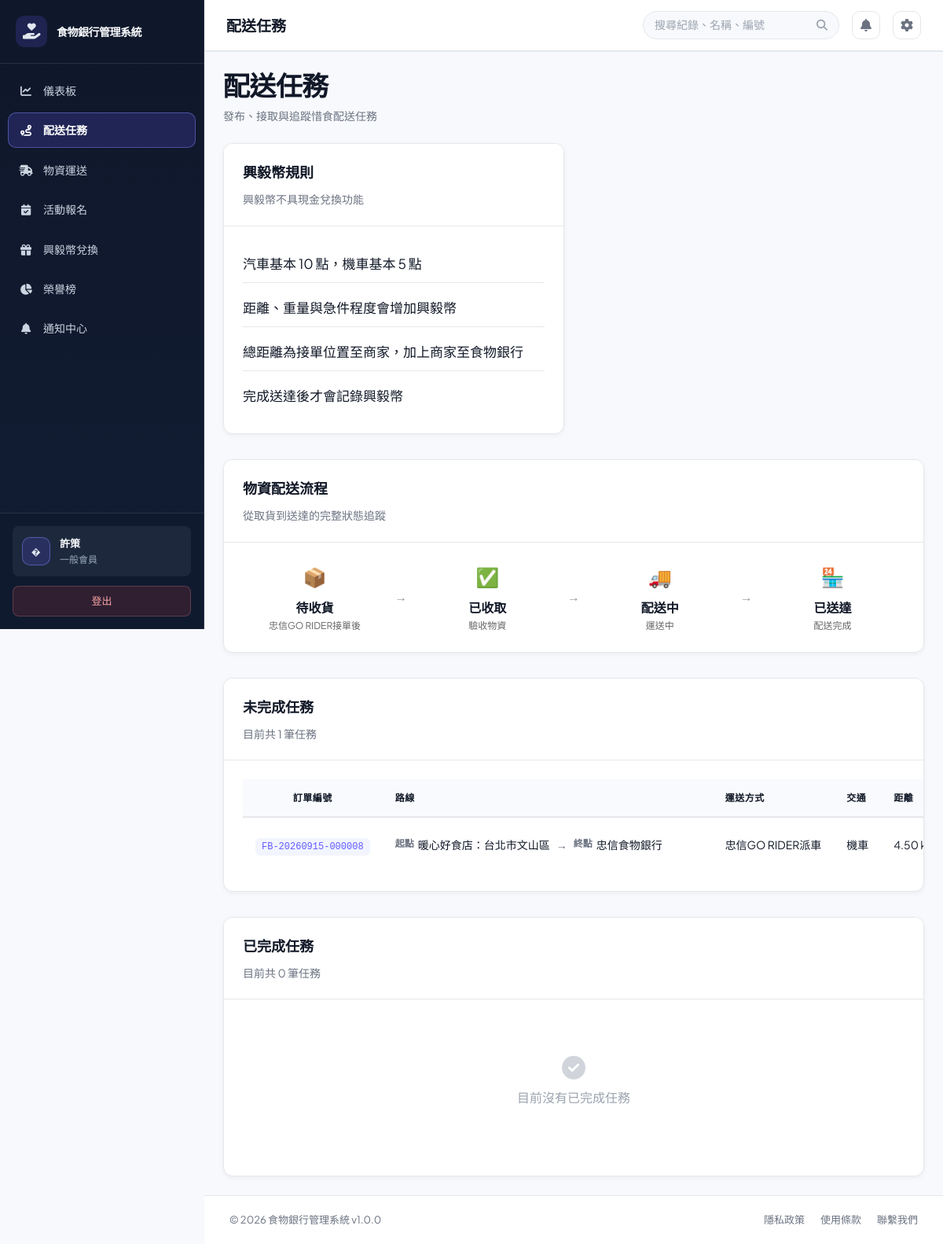
The page /?page=deliveries (signed in) on the database its author committed.
### tables this page shows
CREATE TABLE `users` (
  `user_id` int(11) NOT NULL,
  `username` varchar(50) NOT NULL,
  `password` varchar(255) NOT NULL,
  `email` varchar(100) NOT NULL,
  `full_name` varchar(100) NOT NULL,
  `phone` varchar(20) DEFAULT NULL,
  `role` enum('foodbank_staff','member') NOT NULL DEFAULT 'foodbank_staff',
  `member_type` enum('general','enterprise') NOT NULL DEFAULT 'general',
  `department` varchar(50) DEFAULT NULL,
  `status` enum('active','inactive','suspended') DEFAULT 'active',
  `created_at` timestamp NULL DEFAULT current_timestamp(),
  `updated_at` timestamp NULL DEFAULT current_timestamp() ON UPDATE current_timestamp(),
  `created_by` int(11) DEFAULT NULL,
  `phone_verified` tinyint(1) NOT NULL DEFAULT 0,
  `is_enterprise_verified` tinyint(1) DEFAULT 0,
  `enterprise_name` varchar(150) DEFAULT NULL,
  `enterprise_verified_at` datetime DEFAULT NULL
);

CREATE TABLE `deliveries` (
  `delivery_id` int(11) NOT NULL,
  `donation_id` int(11) DEFAULT NULL,
  `delivery_method` enum('food_bank','volunteer') NOT NULL DEFAULT 'volunteer',
  `created_by` int(11) DEFAULT NULL,
  `volunteer_id` int(11) DEFAULT NULL,
  `vehicle_type` enum('car','motorcycle') NOT NULL,
  `total_distance_km` decimal(8,2) NOT NULL DEFAULT 0.00,
  `weight_kg` decimal(8,2) NOT NULL DEFAULT 0.00,
  `seal_code` varchar(50) DEFAULT NULL,
  `urgency` enum('normal','priority','urgent') NOT NULL DEFAULT 'normal',
  `points` int(11) NOT NULL DEFAULT 0,
  `pickup_address` varchar(255) NOT NULL,
  `delivery_address` varchar(255) NOT NULL,
  `status` enum('open','claimed','picked_up','delivered','exception','cancelled') NOT NULL DEFAULT 'open',
  `exception_notes` text DEFAULT NULL,
  `exception_response` text DEFAULT NULL,
  `exception_resolved_at` datetime DEFAULT NULL,
  `exception_resolved_by` int(11) DEFAULT NULL,
  `delivered_at` datetime DEFAULT NULL,
  `created_at` timestamp NULL DEFAULT current_timestamp(),
  `updated_at` timestamp NULL DEFAULT current_timestamp() ON UPDATE current_timestamp(),
  `pickup_confirmed_at` datetime DEFAULT NULL,
  `seal_intact` tinyint(1) DEFAULT NULL,
  `item_count_confirmed` tinyint(1) DEFAULT NULL,
  `item_category` varchar(50) DEFAULT NULL,
  `item_description` text DEFAULT NULL,
  `received_location` varchar(100) DEFAULT NULL
);

CREATE TABLE `donations` (
  `donation_id` int(11) NOT NULL,
  `order_number` varchar(30) DEFAULT NULL,
  `donor_id` int(11) DEFAULT NULL,
  `donor_name` varchar(100) NOT NULL,
  `donation_type` enum('food','supplies','money','other') NOT NULL,
  `quantity` decimal(10,2) DEFAULT NULL,
  `unit` varchar(20) DEFAULT NULL,
  `donation_date` datetime NOT NULL,
  `received_by` int(11) DEFAULT NULL,
  `status` enum('received','pending','assessed','approved','rejected','published','archived') DEFAULT 'pending',
  `evaluation_status` enum('pending','approved_volunteer','approved_self_delivery','published','rejected') DEFAULT 'pending',
  `delivery_method` enum('volunteer_assist','self_delivery') DEFAULT 'volunteer_assist',
  `approval_notes` text DEFAULT NULL,
  `approved_at` datetime DEFAULT NULL,
  `approved_by` int(11) DEFAULT NULL,
  `rejection_reason` text DEFAULT NULL,
  `rejected_at` datetime DEFAULT NULL,
  `published_at` datetime DEFAULT NULL,
  `current_status` enum('waiting_pickup','volunteer_received','in_transit','at_foodbank','inspection_complete') DEFAULT 'waiting_pickup',
  `status_updated_at` datetime DEFAULT NULL,
  `split_count` int(11) DEFAULT 1,
  `notes` text DEFAULT NULL,
  `created_at` timestamp NULL DEFAULT current_timestamp(),
  `updated_at` timestamp NULL DEFAULT current_timestamp() ON UPDATE current_timestamp(),
  `item_name` varchar(100) DEFAULT NULL,
  `weight_kg` decimal(10,2) DEFAULT NULL,
  `size_description` varchar(100) DEFAULT NULL,
  `expiry_date` date DEFAULT NULL,
  `pickup_deadline` datetime DEFAULT NULL,
  `delivery_option` enum('food_bank_pickup','volunteer_delivery') NOT NULL DEFAULT 'volunteer_delivery',
  `vehicle_type` enum('car','motorcycle','none') DEFAULT 'none',
  `photo_path` varchar(255) DEFAULT NULL,
  `evaluation_notes` text DEFAULT NULL,
  `seal_code` varchar(30) DEFAULT NULL,
  `need_inspection` tinyint(1) DEFAULT 1,
  `inspection_notes` text DEFAULT NULL,
  `donor_address` varchar(255) DEFAULT NULL,
  `reward_options` text DEFAULT NULL
);

### public/index.php (the view, shortened to what the rows shown need)
<?php
require_once BASE_PATH . '/config/database.php';
$connection = $db->getConnection();
$demoPasswordHashes = [
    'manager' => '866485796cfa8d7c0cf7111640205b83076433547577511d81f8030ae99ecea5',
    'staff' => '10176e7b7b24d317acfcf8d2064cfd2f24e154f7b5a96603077d5ef813d6a6b6',
];
foreach ($demoPasswordHashes as $demoUsername => $demoPasswordHash) {
    $demoUsernameEscaped = $connection->real_escape_string($demoUsername);
    $connection->query(
        "UPDATE users SET password = '{$demoPasswordHash}' WHERE username = '{$demoUsernameEscaped}' AND CHAR_LENGTH(password) <> 60 AND CHAR_LENGTH(password) <> 64"
    );
}
$connection->query(
    "UPDATE users SET full_name = CASE username
        WHEN 'official' THEN '食物銀行官方人員'
        WHEN 'manager' THEN '忠信食物銀行'
        WHEN 'staff' THEN '食物銀行官方人員'
        WHEN 'volunteer' THEN '忠信GO RIDER'
        WHEN 'donor' THEN '捐贈剩食店家'
        ELSE full_name
    END
    WHERE username IN ('official', 'manager', 'staff', 'volunteer', 'donor')
      AND (full_name LIKE '%?%' OR full_name = '')"
);
if (!empty($_SESSION['user']['username'])) {
    $sessionUsername = $connection->real_escape_string($_SESSION['user']['username']);
    $sessionUserResult = $connection->query("SELECT user_id, username, full_name, role, member_type, enterprise_name, status, email, phone, phone_verified FROM users WHERE username = '{$sessionUsername}' LIMIT 1");
}
$currentUser = $_SESSION['user'];
$role = $currentUser['role'];
$memberType = $currentUser['member_type'] ?? null;
$roleLabels = [
    'foodbank_staff' => '忠信食物銀行',
    'member' => $memberType === 'enterprise' ? '企業會員' : ($memberType === 'general' ? '一般會員' : '會員'),
];
$rolePages = [
    'foodbank_staff' => ['dashboard', 'order_tracking', 'donation_materials_review', 'deliveries', 'activities', 'item_categories', 'rewards', 'settings', 'users', 'volunteer_management', 'carbon_report', 'reports', 'notifications', 'certificate', 'activity_certificate'],
    'member' => $memberType === 'enterprise'
        ? ['dashboard', 'order_tracking', 'activities', 'rewards', 'notifications', 'donation_materials', 'certificate', 'activity_certificate']
        : ($memberType === 'general'
            ? ['dashboard', 'deliveries', 'material_transport', 'activities', 'rewards', 'reports', 'notifications', 'certificate', 'activity_certificate']
            : ['dashboard']),
];
$page = isset($_GET['page']) ? trim($_GET['page']) : 'dashboard';
$page = basename($page);
$menu_items = [
    'dashboard' => ['label' => '儀表板', 'icon' => 'fa-solid fa-chart-line'],
    'order_tracking' => ['label' => '訂單追蹤', 'icon' => 'fa-solid fa-list-check'],
    'deliveries' => ['label' => '配送任務', 'icon' => 'fa-solid fa-route'],
    'material_transport' => ['label' => '物資運送', 'icon' => 'fa-solid fa-truck-fast'],
    'activities' => ['label' => $role === 'member' ? '活動報名' : '活動發布', 'icon' => 'fa-solid fa-calendar-check'],
    'item_categories' => ['label' => '物資分類', 'icon' => 'fa-solid fa-layer-group'],
    'rewards' => ['label' => '興毅幣兌換', 'icon' => 'fa-solid fa-gift'],
    'carbon_report' => ['label' => '永續報表', 'icon' => 'fa-solid fa-leaf'],
    'reports' => ['label' => '數據分析', 'icon' => 'fa-solid fa-chart-pie'],
    'notifications' => ['label' => '通知中心', 'icon' => 'fa-solid fa-bell'],
    'donation_materials' => ['label' => '物資捐贈', 'icon' => 'fa-solid fa-box-open'],
    'donation_materials_review' => ['label' => '物資捐贈審查', 'icon' => 'fa-solid fa-clipboard-check'],
    'settings' => ['label' => '設置', 'icon' => 'fa-solid fa-gear'],
    'users' => ['label' => '帳號審核', 'icon' => 'fa-solid fa-user-check'],
    'volunteer_management' => ['label' => '一般會員管理', 'icon' => 'fa-solid fa-people-group'],
];
$allowedPages = $rolePages[$role] ?? ['dashboard'];
?>
<!DOCTYPE html>
<html lang="zh-TW">
<head>
    <link href="https://cdnjs.cloudflare.com/ajax/libs/font-awesome/6.4.0/css/all.min.css" rel="stylesheet">
    <link rel="stylesheet" href="assets/css/style.css?v=<?php echo filemtime(__DIR__ . '/assets/css/style.css'); ?>">
</head>
<body>
    <div class="app-wrapper">
        <aside class="sidebar">
            <nav class="sidebar-nav">
                <?php foreach ($menu_items as $key => $item):
                    if (!in_array($key, $allowedPages, true)) {
                        continue;
                    }
                    $is_active = ($page === $key) ? 'active' : '';
                    $icon = $item['icon'];
                    $label = ($key === 'reports' && $role === 'member') ? '榮譽榜' : $item['label'];
                    ?>
                    <a href="?page=<?php echo $key; ?>" class="nav-item <?php echo $is_active; ?>" title="<?php echo $label; ?>">
                        <span class="nav-icon"><i class="<?php echo $icon; ?>"></i></span>
                        <span class="nav-label"><?php echo $label; ?></span>
                    </a>
                <?php endforeach; ?>
            </nav>
            <div class="sidebar-footer">
                <div class="user-profile">
                    <div class="avatar"><?php echo htmlspecialchars(strtoupper(substr($currentUser['full_name'], 0, 2))); ?></div>
                    <div class="user-info">
                        <div class="user-name"><?php echo htmlspecialchars($currentUser['full_name']); ?></div>
                        <div class="user-role"><?php echo htmlspecialchars($roleLabels[$role] ?? $role); ?></div>
                    </div>
                </div>
            </div>
        </aside>
        <div class="main-container">
            <header class="topbar">
                <div class="topbar-left">
                    <div class="breadcrumb">
                        <span class="page-title" id="pageTitle">
                            <?php echo $menu_items[$page]['label'] ?? '頁面'; ?>
                        </span>
                    </div>
                </div>
            </header>
            <main class="page-content">
                <div class="content-shell">
                    <?php
                    $view_file = BASE_PATH . '/src/views/' . $page . '.php';
                    if (file_exists($view_file)) {
                        include $view_file;
                    }
                    ?>
                </div>
            </main>
        </div>
    </div>
</body>
</html>

### src/views/deliveries.php (shortened to what the rows shown need)
<?php
require_once BASE_PATH . '/src/models/DeliveryModel.php';
$deliveryModel = new DeliveryModel();
$currentRole = $currentUser['role'] ?? 'member';
$currentUserId = (int) ($currentUser['user_id'] ?? 0);
$isOfficial = $currentRole === 'foodbank_staff';
$deliveries = $deliveryModel->getAllDeliveries();
$completedDeliveries = array_filter($deliveries, static function ($delivery) use ($isOfficial, $currentUserId) {
    return $delivery['status'] === 'delivered'
        && ($isOfficial || (int) ($delivery['volunteer_id'] ?? 0) === $currentUserId);
});
$pendingDeliveries = array_filter($deliveries, static function ($delivery) {
    return $delivery['status'] !== 'delivered';
});
?>
<div class="view-header">
    <div>
        <h1 class="view-title">配送任務</h1>
    </div>
</div>
<div class="grid-2">
    <div class="card">
        <div class="card-header"><h2>興毅幣規則</h2><p>興毅幣不具現金兌換功能</p></div>
    </div>
</div>
<div class="card mt-32">
    <div class="card-header"><h2>物資配送流程</h2><p>從取貨到送達的完整狀態追蹤</p></div>
</div>
<div class="card mt-32">
    <div class="card-header"><h2>未完成任務</h2><p>目前共 <?php echo count($pendingDeliveries); ?> 筆任務</p></div>
    <div class="card-body deliveries-table-body">
        <?php if ($pendingDeliveries): ?>
            <table class="data-table deliveries-table"><thead><tr><th>訂單編號</th><th>路線</th><th>運送方式</th><th>交通</th><th>距離</th><th>重量</th><th>任務類型</th><th>點數</th><th>狀態</th><th>異常回報</th><th>編輯配送任務</th></tr></thead><tbody>
            <?php foreach ($pendingDeliveries as $delivery): ?>
                <tr id="delivery-<?php echo (int) $delivery['delivery_id']; ?>">
                    <td><code><?php echo htmlspecialchars($delivery['order_number'] ?? '未關聯'); ?></code></td>
                    <td class="delivery-route-cell" title="<?php echo htmlspecialchars($delivery['pickup_address'] . ' → ' . $delivery['delivery_address'], ENT_QUOTES, 'UTF-8'); ?>">
                        <div class="delivery-route">
                            <span class="delivery-route-point"><strong>起點</strong><?php echo htmlspecialchars($delivery['pickup_address']); ?></span>
                            <span class="delivery-route-arrow" aria-hidden="true">→</span>
                            <span class="delivery-route-point"><strong>終點</strong><?php echo htmlspecialchars($delivery['delivery_address']); ?></span>
                        </div>
                    </td>
                    <td><?php echo ['food_bank' => '忠信派車', 'volunteer' => '忠信GO RIDER派車'][$delivery['delivery_method'] ?? 'volunteer']; ?></td>
                    <td><?php echo $delivery['vehicle_type'] === 'car' ? '汽車' : '機車'; ?></td>
                    <td><?php echo htmlspecialchars($delivery['total_distance_km']); ?> km</td>
                </tr>
            <?php endforeach; ?>
            </tbody></table>
        <?php else: ?><div class="empty-state"><i class="fas fa-route"></i><p>目前沒有未完成任務</p></div><?php endif; ?>
    </div>
</div>
<div class="card mt-32">
    <div class="card-header"><h2>已完成任務</h2><p>目前共 <?php echo count($completedDeliveries); ?> 筆任務</p></div>
</div>

### rows shown on the page
users: role "榮譽榜", full_name "�", full_name "許策", member_type+role "一般會員", role "配送任務"
deliveries: donation.order_number "FB-20260915-000008", pickup_address "暖心好食店：台北市文山區", delivery_address "忠信食物銀行", delivery_method "忠信GO RIDER派車", vehicle_type "機車", total_distance_km "4.50"

### other values the page prints
APP_NAME "食物銀行管理系統"
$label "儀表板"
$label "配送任務"
$label "物資運送"
$label "活動報名"
$label "興毅幣兌換"
$label "通知中心"
count($pendingDeliveries) "1"
count($completedDeliveries) "0"
APP_VERSION "1.0.0"
